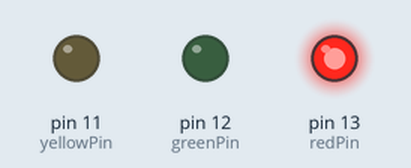
Recording of a sketch running on a simulated Arduino Uno, built with avr-gcc and run on an emulated ATmega328P. Parts: output pins drawn as LEDs (lit = HIGH).

Above: at 0.5 s.
At 1.5 s:
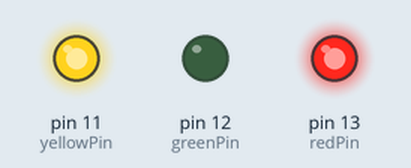
At 5.5 s:
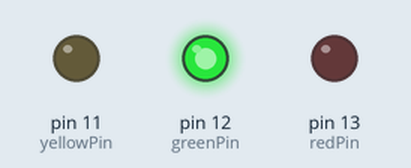
Timing chart, 0 to 6.9 s (numbered marks = the images above):
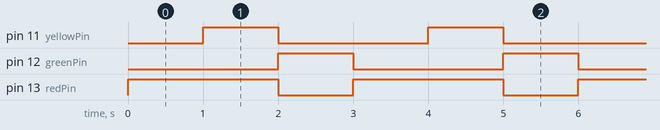

Measured:
- by itself, pin 11 (yellowPin), pin 12 (greenPin): alternates HIGH for 1.0 s and LOW for 2.0 s
- by itself, pin 13 (redPin): alternates HIGH for 2.0 s and LOW for 1.0 s
- by itself, everything shown: repeats every 3.0 s, in 4 steps

The sketch:

Arduino_Traffic_Lights.ino
```cpp
const int redPin = 13;
const int yellowPin = 11;
const int greenPin = 12;

void setup() {
  pinMode(redPin, OUTPUT);
  pinMode(yellowPin, OUTPUT);
  pinMode(greenPin, OUTPUT);
}

void loop() {
  digitalWrite(redPin, HIGH);
  digitalWrite(yellowPin, LOW);
  digitalWrite(greenPin, LOW);
  delay(1000);
  digitalWrite(redPin, HIGH);
  digitalWrite(yellowPin, HIGH);
  digitalWrite(greenPin, LOW);
  delay(1000);
  digitalWrite(redPin, LOW);
  digitalWrite(yellowPin, LOW);
  digitalWrite(greenPin, HIGH);
  delay(1000);
  digitalWrite(greenPin, LOW);
}
```
